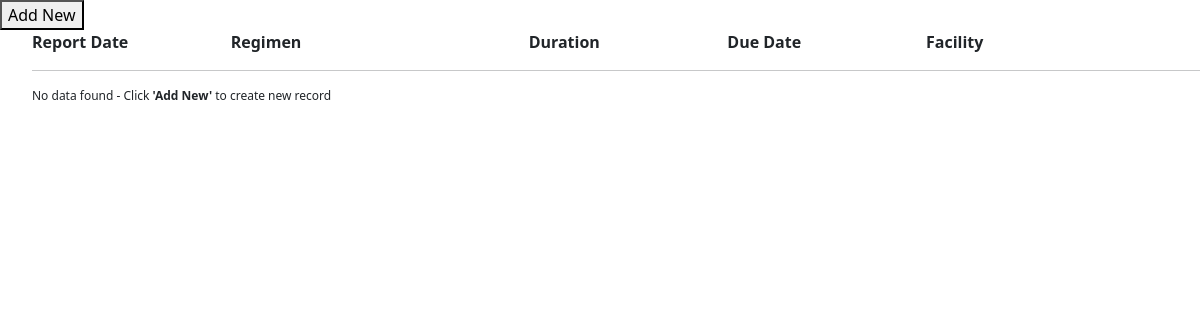
/client/arvmedication_list/1/ (signed in), run on an earlier commit of the app's database.
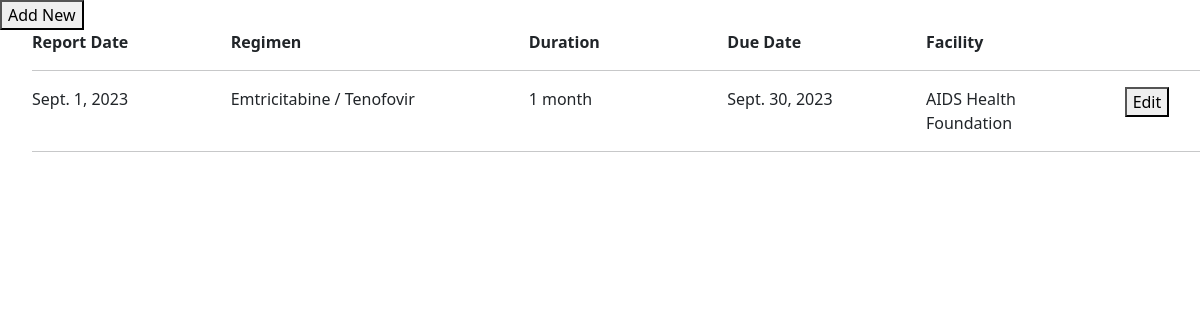
And on a later commit of the database.
### prep_app/models.py (models this page shows, shortened)
class ARVMedication(TSIS2BaseModel):
    client = models.ForeignKey("Client", blank=False, null=False, on_delete=models.PROTECT)
    report_date = models.DateField(blank=False, null=False)
    regimen = models.ForeignKey("Regimen", blank=False, null=False, on_delete=models.PROTECT)
    duration = models.ForeignKey("MonthDurationCode", blank=False, null=False, on_delete=models.PROTECT)
    due_date = models.DateField(blank=True, null=True)
    notes = models.TextField(blank=True, null=True)
    facility = models.ForeignKey("Facility", on_delete=models.CASCADE,default=8)

class Regimen(TSIS2BaseModel):
    line = models.ForeignKey("RegimenLineCode", blank=False, null=False, related_name="regimen_line", on_delete=models.PROTECT)
    name = models.CharField(max_length=255, blank=False, null=False)
    def __str__(self):
        return "%s" % (self.name,)

class MonthDurationCode(models.Model):
    arv_duration = models.CharField(max_length=20, blank=False, null=False)
    def __str__(self):
        return "%s" % (self.arv_duration)

class Facility(TSIS2BaseModel):
    name = models.CharField(max_length=255, blank=False, null=False)
    code = models.CharField(max_length=255, blank=False, null=False, unique=True)
    lab_ref_code = models.CharField(max_length=255, blank=True, null=True, verbose_name='LAB reference code')
    address1 = models.CharField(max_length=255, blank=True, null=True)
    parish = models.ForeignKey("Parish", blank=False, null=False,
                               related_name='facility_parish', on_delete=models.PROTECT)
    organization = models.ForeignKey("Organization", blank=False, null=False, related_name="facility_organization", on_delete=models.PROTECT)

### prep_app/views.py (the view)
# urls.py: path('arvmedication_list/<int:client_id>/', arvmedication_list, name='arvmedication_list'),
def arvmedication_list(request, client_id):
    if request.session.get('User') is None:
        return redirect('login_user')
    client = get_object_or_404(Client, pk=client_id)
    arvmedications = ARVMedication.objects.filter(client_id=client_id).order_by('-report_date')
    return render(request, 'arvmedication_list.html', {'arvmedications': arvmedications, 'client_id': client_id})

### prep_app/base_model.py (called while the page is built)
    def get_queryset(self):
        if self.include_deleted:
            return TSIS2BaseQuerySet(self.model)
        return TSIS2BaseQuerySet(self.model).filter(deleted_at=None)

### accounts/templates/arvmedication_list.html (shortened to what this page needs)
{% load widget_tweaks %}
{% load bootstrap5 %}
{% bootstrap_css %}
{% load crispy_forms_tags %}
{% block content %}
<div class="col-md-4">  <button onclick="popup2({{ client.id }})">Add New</button>  </div>
<ul>
  <b><div class="row">
    <div class="col-md-2"> Report Date </div>
    <div class="col-md-3">   Regimen</div>
    <div class="col-md-2">   Duration</div>
    <div class="col-md-2">  Due Date </div>
    <div class="col-md-2"> Facility </div>
    <div class="col-md-1">  </div>
  </div> </b>
<hr>
{% for arvmedication in arvmedications %}
<div class="row">
    <div class="col-md-2">  {{ arvmedication.report_date }}</div>
    <div class="col-md-3">  {{ arvmedication.regimen }}</div>
    <div class="col-md-2">  {{ arvmedication.duration }}</div>
    <div class="col-md-2">  {{ arvmedication.due_date }}</div>
    <div class="col-md-2">  {{ arvmedication.facility.name }}</div>
    <div class="col-md-1"> <button onclick="popup({{ arvmedication.id }})">Edit</button>  </div>
  </div>
  <hr>
{% empty %}
<div class="row">
  <div class="col-md-6">
    <p style="font-size:12px; "> No data found - Click <b>'Add New'</b> to create new record </p>
  </div>
  <div class="col-md-6"></div>
</div>
{% endfor %}
</ul>
{% endblock %}

### accounts/templates/arvmedication_list.html (style rules this page uses)
.row { margin-bottom: 5px; }

What changed in the data, as far as the page shows it:
added ARVMedication: report_date "Sept. 1, 2023", regimen "Emtricitabine / Tenofovir", duration "1 month", due_date "Sept. 30, 2023", facility.name "AIDS Health Foundation"
Also different on the page:
text no longer shown: "No data found - Click 'Add New' to create new record"
